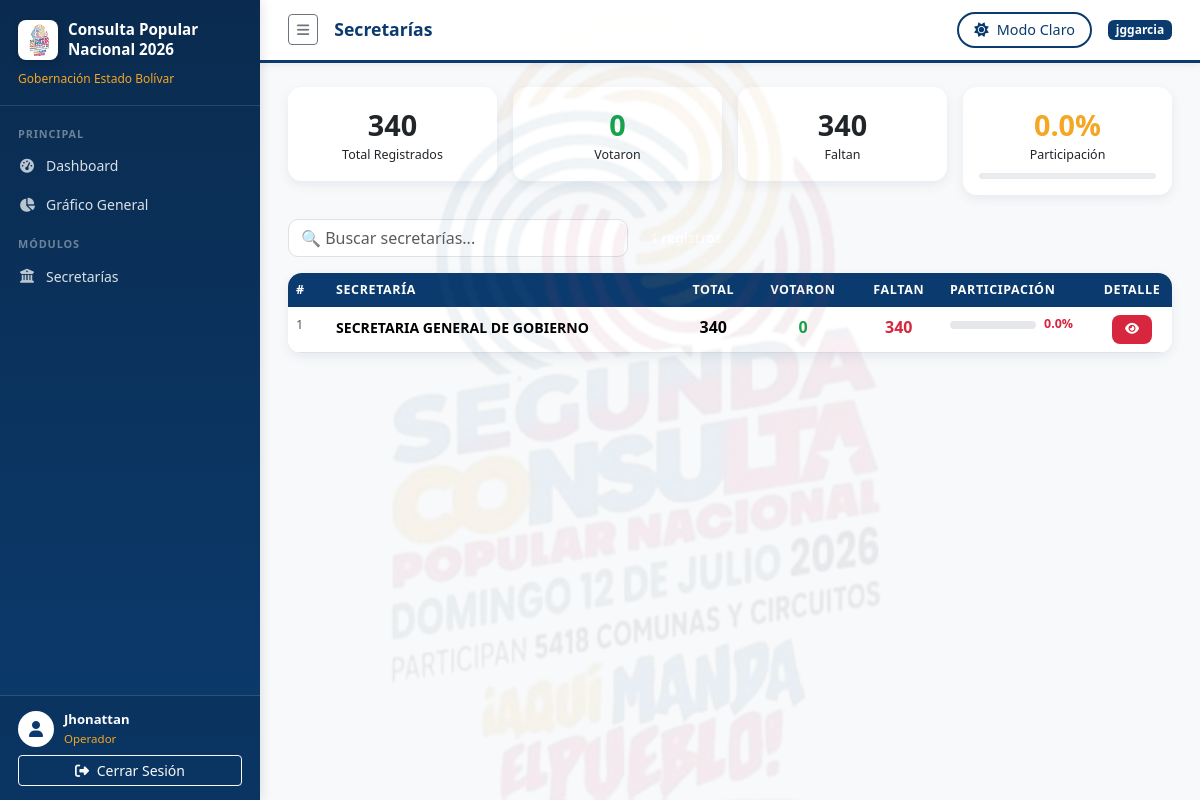
The page /secretarias (signed in) on the database its author committed.
### tables this page shows
CREATE TABLE secretarias (
            id               INTEGER PRIMARY KEY AUTOINCREMENT,
            name             TEXT    UNIQUE NOT NULL,
            empleados        INTEGER NOT NULL DEFAULT 0,
            votos_reportados INTEGER NOT NULL DEFAULT 0
        );

### app.py (the view)
@app.route('/secretarias')
@login_required
@permission_required('secretarias')
def secretarias_list():
    db = get_db()
    rows = db.execute("SELECT * FROM secretarias ORDER BY name").fetchall()
    allowed = get_allowed_entity_ids(session['user_id'], 'secretarias')
    entidades = []
    for r in rows:
        if allowed is None or r['id'] in allowed:
            d = dict(r)
            d['can_edit'] = can_edit_entity(session['user_id'], 'secretarias', r['id'])
            entidades.append(d)
    return render_template('module_list.html',
        titulo='Secretarías', modulo='secretarias',
        entidades=entidades, campo_total='empleados')

### app.py (called while the page is built)
def login_required(f):
    @wraps(f)
    def decorated(*args, **kwargs):
        if 'user_id' not in session:
            return redirect(url_for('login'))
        return f(*args, **kwargs)
    return decorated

def can_view_module(module):
    if session.get('is_superuser') or session.get('is_full_access'):
        return True
    db = get_db()
    mod_perm = db.execute(
        "SELECT can_view FROM user_permissions WHERE user_id=? AND module=?",
        (session['user_id'], module)
    ).fetchone()
    if mod_perm and mod_perm['can_view']:
        return True
    ep = db.execute(
        "SELECT COUNT(*) as c FROM user_entity_permissions WHERE user_id=? AND module=?",
        (session['user_id'], module)
    ).fetchone()
    return ep and ep['c'] > 0

def permission_required(module):
    def decorator(f):
        @wraps(f)
        def decorated(*args, **kwargs):
            if 'user_id' not in session:
                return redirect(url_for('login'))
            if session.get('is_superuser') or session.get('is_full_access'):
                return f(*args, **kwargs)
            if not can_view_module(module):
                flash(f'No tienes permisos para acceder al módulo {module}.', 'danger')
                return redirect(url_for('dashboard'))
            return f(*args, **kwargs)
        return decorated
    return decorator

def get_db():
    db = getattr(g, '_database', None)
    if db is None:
        db = g._database = sqlite3.connect(DATABASE)
        db.row_factory = sqlite3.Row
    return db

@app.teardown_appcontext
def close_connection(exception):
    db = getattr(g, '_database', None)
    if db is not None:
        db.close()

@app.before_request
def refresh_entity_modules():
    if 'user_id' in session and not (session.get('is_superuser') or session.get('is_full_access')):
        db = get_db()
        ep_mods = db.execute(
            "SELECT DISTINCT module FROM user_entity_permissions WHERE user_id=?",
            (session['user_id'],)
        ).fetchall()
        session['entity_modules'] = [r['module'] for r in ep_mods]
    else:
        session['entity_modules'] = []

### templates/module_list.html (shortened to what this page needs)
{% extends "base.html" %}
{% block page_title %}{{ titulo }}{% endblock %}
{% block content %}
{% set total_emp  = entidades | sum(attribute=campo_total) %}
{% set total_vot  = entidades | sum(attribute='votos_reportados') %}
{% set pct_global = ((total_vot / total_emp * 100) if total_emp > 0 else 0) | round(1) %}
<div class="row g-2 g-md-3 mb-4">
    <div class="col-6 col-md-3">
        <div class="stat-card text-center p-2 p-md-3">
            <div style="font-size:1.8rem;font-weight:800;color:var(--rojo)" class="d-none d-md-block">{{ total_emp | int }}</div>
            <div style="font-size:.78rem;color:var(--gris-oscuro)" class="d-none d-md-block">Total Registrados</div>
        </div>
    </div>
    <div class="col-6 col-md-3">
        <div class="stat-card text-center p-2 p-md-3">
            <div style="font-size:1.8rem;font-weight:800;color:#16a34a" class="d-none d-md-block">{{ total_vot | int }}</div>
            <div style="font-size:.78rem;color:var(--gris-oscuro)" class="d-none d-md-block">Votaron</div>
        </div>
    </div>
    <div class="col-6 col-md-3">
        <div class="stat-card text-center p-2 p-md-3">
            <div style="font-size:1.8rem;font-weight:800;color:var(--rojo)" class="d-none d-md-block">{{ (total_emp - total_vot) | int }}</div>
            <div style="font-size:.78rem;color:var(--gris-oscuro)" class="d-none d-md-block">Faltan</div>
        </div>
    </div>
    <div class="col-6 col-md-3">
        <div class="stat-card text-center p-2 p-md-3">
            <div style="font-size:1.8rem;font-weight:800;color:var(--amarillo)" class="d-none d-md-block">{{ pct_global }}%</div>
            <div style="font-size:.78rem;color:var(--gris-oscuro)" class="d-none d-md-block">Participación</div>
            <div class="progress-bar-custom mt-2"><div class="progress-fill" style="width:{{ pct_global }}%"></div></div>
        </div>
    </div>
</div>
<div class="d-flex gap-2 mb-3">
    <input type="text" id="searchBox" class="form-control" placeholder="🔍 Buscar {{ titulo | lower }}..." style="max-width:340px;border-radius:10px">
    <span class="badge align-self-center" style="background:var(--rojo);color:#fff;font-size:.85rem;padding:8px 14px">
    </span>
</div>
<div class="d-none d-md-block">
    <div class="stat-card p-0 overflow-hidden">
        <div class="table-responsive">
            <table class="table table-custom table-hover mb-0" id="mainTable">
                <thead>
                    <tr>
                        <th style="width:40px">#</th>
                        <th>{{ titulo[:-1] if titulo.endswith('s') else titulo }}</th>
                        <th class="text-center">Total</th>
                        <th class="text-center">Votaron</th>
                        <th class="text-center">Faltan</th>
                        <th style="width:150px">Participación</th>
                        <th class="text-center" style="width:80px">Detalle</th>
                    </tr>
                </thead>
                <tbody>
                {% for e in entidades %}
                {% set total_e = e[campo_total] %}
                {% set pct = ((e.votos_reportados / total_e * 100) if total_e > 0 else 0) | round(1) %}
                {% set color = '#16a34a' if pct >= 80 else ('#F5A623' if pct >= 50 else '#D7263D') %}
                <tr>
                    <td class="text-muted" style="font-size:.8rem">{{ loop.index }}</td>
                    <td>
                        <span style="font-weight:600;font-size:.88rem">{{ e.name }}</span>
                    </td>
                    <td class="text-center fw-bold">{{ total_e | int }}</td>
                    <td class="text-center" style="color:#16a34a;font-weight:600">{{ e.votos_reportados | int }}</td>
                    <td class="text-center" style="color:#D7263D;font-weight:600">{{ (total_e - e.votos_reportados) | int }}</td>
                    <td>
                        <div class="d-flex align-items-center gap-2">
                            <div style="flex:1;background:#e5e7eb;border-radius:4px;height:8px">
                            </div>
                            <span style="font-size:.78rem;font-weight:700;color:{{ color }};min-width:40px">{{ pct }}%</span>
                        </div>
                    </td>
                    <td class="text-center">
                        <a href="/{{ modulo }}/{{ e.id }}" class="btn btn-sm" style="background:#D7263D;color:#fff;border-radius:8px;padding:4px 12px;font-size:.78rem">
                            <i class="fas fa-eye"></i>
                        </a>
                    </td>
                </tr>
                {% endfor %}
                </tbody>
            </table>
        </div>
    </div>
</div>
{% endblock %}

### rows shown on the page
secretarias: name "SECRETARIA GENERAL DE GOBIERNO", empleados "340", votos_reportados "0", (total_e-e.votos_reportados)|int "340", pct "0.0"

### other values the page prints
{{ session.full_name }} "Jhonattan"
{{ titulo }} "Secretarías"
{{ session.username }} "jggarcia"
{{ total_emp | int }} "340"
{{ total_vot | int }} "0"
{{ (total_emp - total_vot) | int }} "340"
{{ pct_global }} "0.0"
{{ titulo[:-1] if titulo.endswith('s') else titulo }} "SECRETARÍA"
